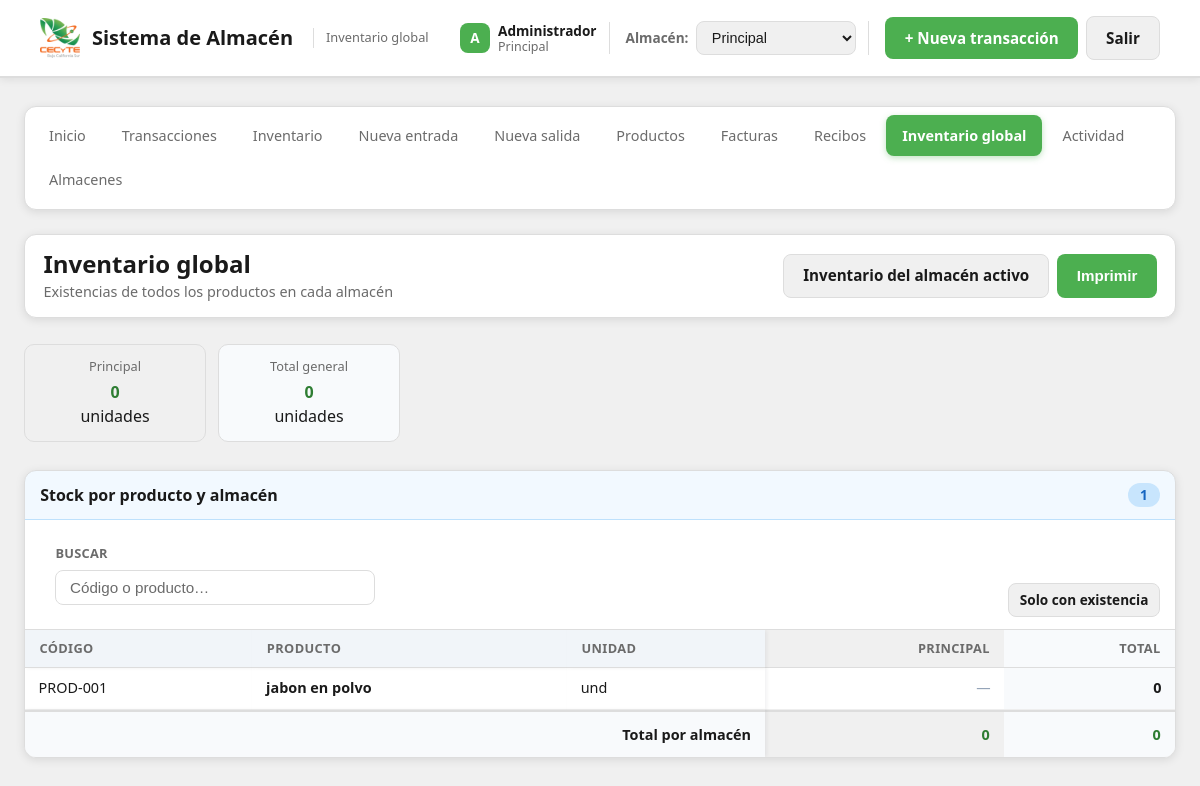
The app's page /inventario-global.php (signed in) with its own data.
### tables this page shows
CREATE TABLE IF NOT EXISTS almacenes (
  id INT UNSIGNED AUTO_INCREMENT PRIMARY KEY,
  nombre VARCHAR(150) NOT NULL UNIQUE,
  created_at TIMESTAMP DEFAULT CURRENT_TIMESTAMP,
  updated_at TIMESTAMP DEFAULT CURRENT_TIMESTAMP ON UPDATE CURRENT_TIMESTAMP
);

CREATE TABLE IF NOT EXISTS productos (
  id INT UNSIGNED AUTO_INCREMENT PRIMARY KEY,
  codigo VARCHAR(50) UNIQUE,
  nombre VARCHAR(150) NOT NULL UNIQUE,
  descripcion TEXT,
  unidad VARCHAR(20) DEFAULT 'und',
  created_at TIMESTAMP DEFAULT CURRENT_TIMESTAMP,
  updated_at TIMESTAMP DEFAULT CURRENT_TIMESTAMP ON UPDATE CURRENT_TIMESTAMP,
  created_by INT UNSIGNED NULL COMMENT 'Usuario que registró/creó el producto',
  FOREIGN KEY (created_by) REFERENCES usuarios(id) ON DELETE SET NULL
);

### inventario-global.php (the view, shortened to what the rows shown need)
<?php
require_once __DIR__ . '/includes/inventario.php';
$matriz = inventarioGlobalMatriz();
$filas = $matriz['filas'];
$totalesAlmacen = $matriz['totales_almacen'];
$totalGeneral = (int) $matriz['total_general'];
$soloConStock = isset($_GET['solo_stock']) && $_GET['solo_stock'] === '1';
?>
<!DOCTYPE html>
<html lang="es">
<head>
  <link rel="stylesheet" href="assets/css/style.css?v=16">
</head>
<body class="pagina-inventario pagina-inventario-global">
  <div class="container">
    <?php include __DIR__ . '/includes/nav.php'; ?>
    <main class="inventario-main">
      <header class="inventario-page-header">
        <div class="inventario-page-header-top">
          <div class="inventario-page-header-texto">
            <h1 class="inventario-page-titulo">Inventario global</h1>
          </div>
        </div>
      </header>
      <?php if (!empty($almacenes)): ?>
      <section class="inventario-global-resumen" aria-label="Totales por almacén">
        <?php foreach ($almacenes as $a):
          $aid = (int) $a['id'];
          $t = (int) ($totalesAlmacen[$aid] ?? 0);
        ?>
        <article class="inventario-resumen-item inventario-global-resumen-item">
          <span class="inventario-resumen-etiqueta"><?= htmlspecialchars($a['nombre']) ?></span>
          <strong class="inventario-resumen-valor <?= $t >= 0 ? 'qty-pos' : 'qty-neg' ?>"><?= number_format($t) ?></strong>
          <span class="inventario-resumen-unidad">unidades</span>
        </article>
        <?php endforeach; ?>
        <article class="inventario-resumen-item inventario-global-resumen-item inventario-global-resumen-total">
          <span class="inventario-resumen-etiqueta">Total general</span>
          <strong class="inventario-resumen-valor <?= $totalGeneral >= 0 ? 'qty-pos' : 'qty-neg' ?>"><?= number_format($totalGeneral) ?></strong>
          <span class="inventario-resumen-unidad">unidades</span>
        </article>
      </section>
      <?php endif; ?>
      <section class="inventario-seccion inventario-seccion-actual">
        <article class="inventario-panel inventario-panel-actual inventario-panel-global">
          <header class="inventario-panel-cabecera">
            <h2 class="inventario-panel-titulo">Stock por producto y almacén</h2>
            <span class="inventario-panel-contador" id="inventario-global-contador"><?= count($filas) ?></span>
          </header>
          <div class="inventario-panel-cuerpo">
            <?php if (empty($almacenes)): ?>
              <p class="inventario-empty">No hay almacenes registrados.</p>
            <?php else: ?>
            <div class="inventario-tabla-wrap inventario-global-tabla-wrap">
              <table class="inventario-tabla inventario-tabla-global">
                <thead>
                  <tr>
                    <th class="inventario-col-codigo inventario-global-sticky">Código</th>
                    <th class="inventario-col-producto inventario-global-sticky">Producto</th>
                    <th class="inventario-col-unidad inventario-global-sticky">Unidad</th>
                    <?php foreach ($almacenes as $a): ?>
                      <th class="inventario-th-num inventario-col-almacen" title="<?= htmlspecialchars($a['nombre']) ?>"><?= htmlspecialchars($a['nombre']) ?></th>
                    <?php endforeach; ?>
                    <th class="inventario-th-num inventario-col-total-global">Total</th>
                  </tr>
                </thead>
                <tbody>
                  <?php if (empty($filas)): ?>
                    <tr><td colspan="<?= 3 + count($almacenes) + 1 ?>" class="inventario-empty">No hay productos<?= $soloConStock ? ' con existencia' : '' ?>.</td></tr>
                  <?php else: ?>
                    <?php foreach ($filas as $f):
                      $busqueda = mb_strtolower(($f['codigo'] ?? '') . ' ' . ($f['nombre'] ?? ''));
                      $totalFila = (int) $f['total'];
                    ?>
                    <tr class="inventario-fila-producto inventario-global-fila" data-busqueda="<?= htmlspecialchars($busqueda) ?>">
                      <td class="inventario-col-codigo inventario-global-sticky"><?= htmlspecialchars($f['codigo'] ?? '—') ?></td>
                      <td class="inventario-col-producto inventario-global-sticky"><strong><?= htmlspecialchars($f['nombre']) ?></strong></td>
                      <td class="inventario-col-unidad inventario-global-sticky"><?= htmlspecialchars($f['unidad']) ?></td>
                      <?php foreach ($almacenes as $a):
                        $aid = (int) $a['id'];
                        $qty = (int) ($f['por_almacen'][$aid] ?? 0);
                      ?>
                      <td class="inventario-th-num inventario-col-almacen <?= $qty > 0 ? 'qty-pos' : ($qty < 0 ? 'qty-neg' : 'qty-cero') ?>"><?= $qty !== 0 ? number_format($qty) : '—' ?></td>
                      <?php endforeach; ?>
                      <td class="inventario-th-num inventario-col-total-global <?= $totalFila > 0 ? 'qty-pos' : ($totalFila < 0 ? 'qty-neg' : '') ?>"><strong><?= number_format($totalFila) ?></strong></td>
                    </tr>
                    <?php endforeach; ?>
                    <tr class="inventario-tabla-total inventario-fila-total inventario-global-fila-total">
                      <td colspan="3" class="inventario-td-total-label inventario-global-sticky"><strong>Total por almacén</strong></td>
                      <?php foreach ($almacenes as $a):
                        $aid = (int) $a['id'];
                        $t = (int) ($totalesAlmacen[$aid] ?? 0);
                      ?>
                      <td class="inventario-th-num inventario-col-almacen <?= $t >= 0 ? 'qty-pos' : 'qty-neg' ?>"><strong><?= number_format($t) ?></strong></td>
                      <?php endforeach; ?>
                      <td class="inventario-th-num inventario-col-total-global <?= $totalGeneral >= 0 ? 'qty-pos' : 'qty-neg' ?>"><strong><?= number_format($totalGeneral) ?></strong></td>
                    </tr>
                  <?php endif; ?>
                </tbody>
              </table>
            </div>
            <?php endif; ?>
          </div>
        </article>
      </section>
    </main>
  </div>
</body>
</html>

### includes/nav.php (shortened to what the rows shown need)
<?php
$usuarioNombreSesion = (string) ($_SESSION['usuario_nombre'] ?? '');
$usuarioIdSesion = (int) ($_SESSION['usuario_id'] ?? 0);
$esAdmin = ($usuarioNombreSesion === 'Administrador') || ($usuarioIdSesion === 1);
$nombreAlmacenActivo = getNombreAlmacenActivo();
?>
<div class="nav-wrap">
  <?php if ($usuarioNombreSesion !== ''): ?>
    <div class="header-user-info" id="header-user-info">
      <div class="header-user-details">
        <span class="header-user-name"><?= htmlspecialchars($usuarioNombreSesion) ?></span>
        <?php if ($nombreAlmacenActivo !== ''): ?>
          <span class="header-user-almacen"><?= htmlspecialchars($nombreAlmacenActivo) ?></span>
        <?php endif; ?>
      </div>
    </div>
  <?php endif; ?>
  <?php if ($esAdmin): ?>
    <?php
      $almacenes = listarAlmacenes();
    ?>
  <?php endif; ?>
</div>

### records on screen
almacenes: nombreAlmacenActivo "Principal", nombre "Principal", nombre "PRINCIPAL"
productos: id "0", id "1", codigo "PROD-001", nombre "jabon en polvo", unidad "und", totalFila "0"

### other values on screen
$item['label'] "Inicio"
$item['label'] "Transacciones"
$item['label'] "Inventario"
$item['label'] "Nueva entrada"
$item['label'] "Nueva salida"
$item['label'] "Productos"
$item['label'] "Facturas"
$item['label'] "Recibos"
$item['label'] "Inventario global"
$item['label'] "Actividad"
$item['label'] "Almacenes"
mb_substr($usuarioNombreSesion, 0, 1) "A"
$usuarioNombreSesion "Administrador"
form field value "Principal"
